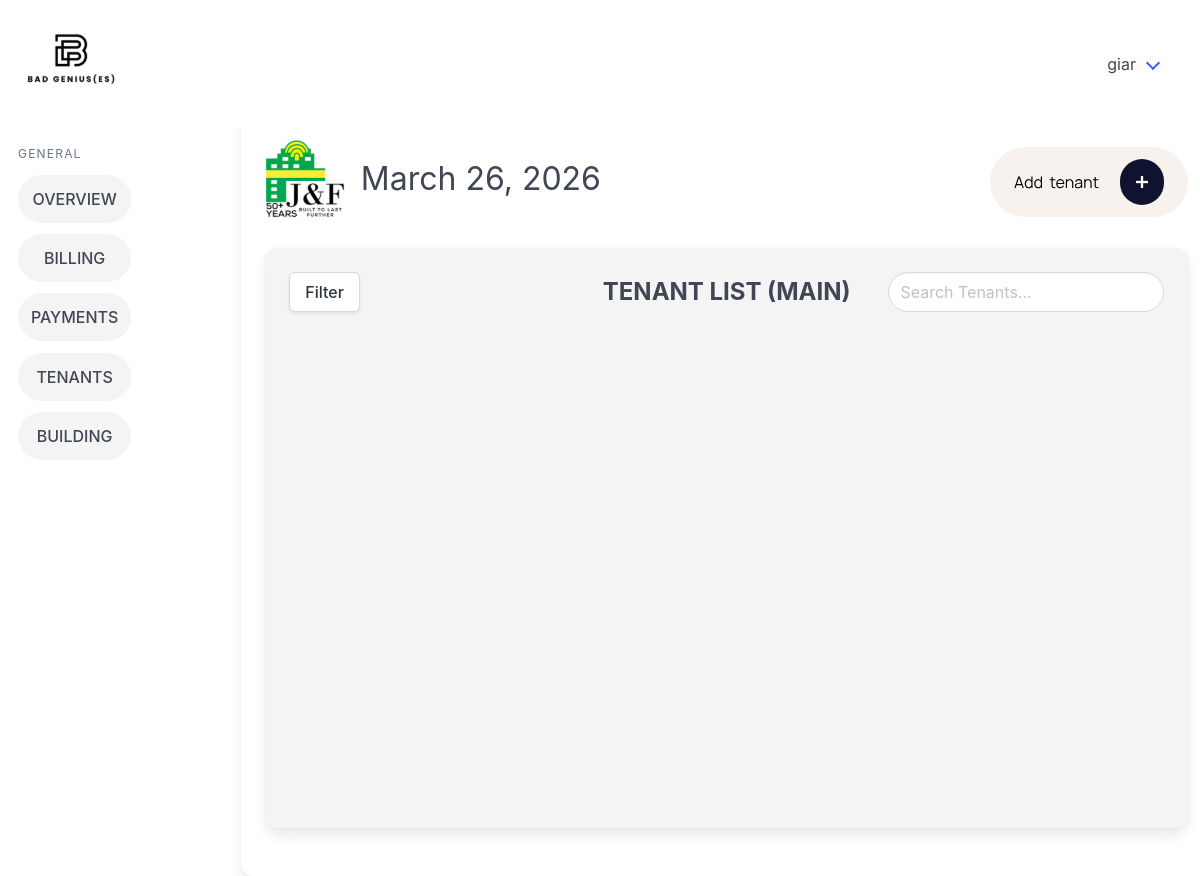
The app's page /tenants_main/ (signed in), older data.
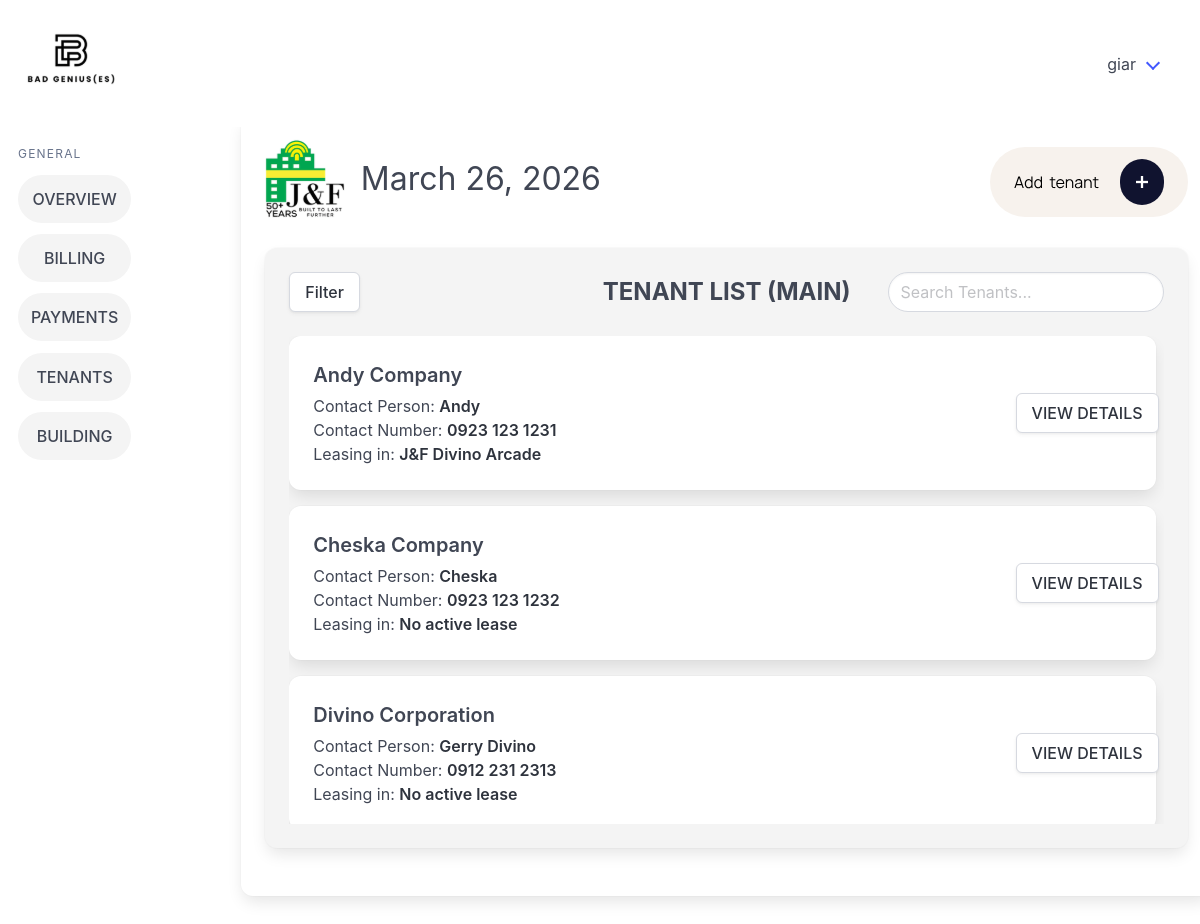
The same page, newer data.
### billingApp/models.py (models this page shows, shortened)
class Lease(models.Model):
    buildingName = models.ForeignKey(Building, on_delete=models.CASCADE)
    tenantName = models.ForeignKey(Tenant, on_delete=models.CASCADE)
    modified_by = models.ForeignKey("Account", on_delete=models.SET_NULL, null=True, blank=True, related_name="+")
    modified_at = models.DateTimeField(auto_now=True, null=True, blank=True)
    unitID = models.ForeignKey(Units, on_delete=models.CASCADE)
    rentAmount = models.DecimalField(max_digits=12, decimal_places=2)
    vatAmount = models.DecimalField(max_digits=12, decimal_places=2)
    signageFees = models.DecimalField(max_digits=12, decimal_places=2, null=True, blank=True)
    parkingFees = models.DecimalField(max_digits=12, decimal_places=2, null=True, blank=True)
    CONTRACT_CHOICES = [(6, "6 months"), (12, "12 months")]
    contractLength = models.PositiveSmallIntegerField(choices=CONTRACT_CHOICES)
    contractStart = models.DateField()
    contractEnd = models.DateField(null=True, blank=True)
    pastLease = models.BooleanField(default=False)
    class Meta:
        constraints = [
            models.UniqueConstraint(
                fields=["tenantName"],
                condition=Q(pastLease=False),
                name="unique_active_lease_per_tenant",
            ),
        ]

class Tenant(models.Model):
    companyName = models.CharField(max_length=100, null=True, blank=True)
    contactPerson = models.CharField(max_length=100)
    phoneNumber = models.CharField(max_length=12)
    email = models.CharField(max_length=50)
    modified_by = models.ForeignKey("Account", on_delete=models.SET_NULL, null=True, blank=True, related_name="+")
    modified_at = models.DateTimeField(auto_now=True, null=True, blank=True)
    objects = models.Manager

class Building(models.Model):
    buildingName = models.CharField(max_length=26, unique=True)
    signageCapacity = models.IntegerField(default=0)
    parkingCapacity = models.IntegerField(default=0)
    buildingAddress = models.CharField(max_length=50)
    modified_by = models.ForeignKey("Account", on_delete=models.SET_NULL, null=True, blank=True, related_name="+")
    modified_at = models.DateTimeField(auto_now=True, null=True, blank=True)
    objects = models.Manager

### billingApp/views.py (the view)
# urls.py: path('tenants_main/', views.tenants_main, name='tenants_main'),
@login_required
def tenants_main(request):
    building_filter = request.GET.get("building")
    lease_status_filter = request.GET.get("lease_status")
    tenant_objects = Tenant.objects.all().order_by('companyName', 'contactPerson')
    active_leases = Lease.objects.filter(pastLease=False).select_related('tenantName', 'buildingName')
    if building_filter:
        tenant_objects = tenant_objects.filter(
            lease__buildingName_id=building_filter,
            lease__pastLease=False
        ).distinct()
    if lease_status_filter == "active":
        tenant_objects = tenant_objects.filter(lease__pastLease=False).distinct()
    elif lease_status_filter == "none":
        tenant_objects = tenant_objects.exclude(lease__pastLease=False).distinct()
    lease_by_tenant_id = {lease.tenantName_id: lease for lease in active_leases}
    for t in tenant_objects:
        if not (t.companyName or "").strip():
            t.companyName_display = t.contactPerson
        else:
            t.companyName_display = t.companyName
        active_lease = lease_by_tenant_id.get(t.id)
        if active_lease:
            t.buildingName_display = active_lease.buildingName.buildingName
        else:
            t.buildingName_display = "No active lease"
    buildings = Building.objects.all()
    date_today = get_date_today()
    return render(
        request,
        'billingApp/tenants_main.html',
        {
            'tenants': tenant_objects,
            'date_today': date_today,
            'buildings': buildings,
            'selected_building': building_filter,
            'selected_lease_status': lease_status_filter,
        }
    )

### billingApp/views.py (called while the page is built)
def get_date_today():
    from datetime import datetime
    return datetime.now().strftime("%B %d, %Y")

### billingApp/templates/billingApp/tenants_main.html (shortened to what this page needs)
{% extends 'billingApp/base.html' %} {% load static %} {% block content %}
<div class="column is-3 pt-5 has-text-right">
  <a href="{% url 'add_tenant' %}">
  </a>
</div>
</div>
<div class="columns">
  <div class="column">
    <div class="card card2 tenant-panel">
      <div class="card-content tenant-panel-content">
        <div class="columns is-vcentered">
          <div class="column">
            <div class="dropdown" id="filterDropdown">
              <div class="dropdown-trigger">
                <button class="button" onclick="toggleFilter()" type="button">
                  Filter
                </button>
              </div>
            </div>
          </div>
          <div class="column">
            <h1 class="is-size-4 has-text-weight-bold has-text-centered">TENANT LIST (MAIN)</h1>
          </div>
          <div class="column has-text-right">
            <input id="searchInput" type="text" class="input searchInput" placeholder="Search Tenants..." />
          </div>
        </div>
        <div class="tenant-list-scroll">
          {% for t in tenants %}
          <div class="card mb-4">
            <div class="card-content">
              <div class="columns is-multiline is-vcentered">
                <div class="column">
                  <h2 class="is-size-5 has-text-weight-semibold mb-1">{{ t.companyName_display }}</h2>
                  <p class="is-size-6">Contact Person: <strong>{{ t.contactPerson }}</strong></p>
                  <p class="is-size-6">Contact Number: <strong>{{ t.phoneNumber }}</strong></p>
                  <p class="is-size-6">Leasing in: <strong class="building-name">{{ t.buildingName_display }}</strong></p>
                </div>
                <div class="column is-2 has-text-right">
                  <a href="{% url 'tenant_details' t.id %}" class="button">VIEW DETAILS</a>
                </div>
              </div>
            </div>
          </div>
          {% endfor %}
        </div>
      </div>
    </div>
  </div>
</div>
{% endblock %}

### billingApp/templates/billingApp/base.html (shortened to what this page needs)
{% load static %}
<!doctype html>
<html lang="en">
  <head>
    <link rel="stylesheet" href="{% static 'billingApp/css/style.css' %}" />
    <link rel="stylesheet" href="https://cdn.jsdelivr.net/npm/bulma@1.0.4/css/bulma.min.css" />
  </head>
  <body>
    <nav class="navbar p-5" role="navigation" aria-label="main navigation">
      <div class="navbar-brand">
        <a class="" href="{% url 'home_page' %}">
        </a>
      </div>
      <div id="navbarBasicExample" class="navbar-menu">
        <div class="navbar-end">
          <div class="navbar-item has-dropdown is-hoverable">
            <a class="navbar-link">{{ user.username }}</a>
          </div>
        </div>
      </div>
    </nav>
    <div class="columns">
      <aside class="menu">
        <p class="menu-label">General</p>
        <ul class="menu-list">
          <li><a href="{% url 'home_page' %}" class="sidebarItems button is-light is-rounded is-fullwidth">OVERVIEW</a></li>
          <li><a href="{% url 'billing_records_main' %}" class="sidebarItems button is-light is-rounded is-fullwidth">BILLING</a></li>
          <li><a href="{% url 'payments_main' %}" class="sidebarItems button is-light is-rounded is-fullwidth">PAYMENTS</a></li>
          <li><a href="{% url 'tenants_main' %}" class="sidebarItems button is-light is-rounded is-fullwidth">TENANTS</a></li>
          <li><a href="{% url 'buildings_main' %}" class="sidebarItems button is-light is-rounded is-fullwidth">BUILDING</a></li>
        </ul>
      </aside>
      {% block logo %}
      <div class="card card1">
        <div class="card-content">
          <div class="columns is-4">
            <div class="column is-1">
            </div>
            <div class="column">
              <h1 class="is-size-3 pt-4 pl-4">{{ date_today }}</h1>
            </div>
    {% endblock %} {% block content %} {% endblock %}
  </body>
</html>

### billingApp/static/billingApp/css/style.css (style rules this page uses)
.menu { position: sticky; display: inline-block; vertical-align: top; max-height: 100vh; overflow-y: auto; width: 200px; top: 0; bottom: 0; padding: 30px; }
.menu .menu-list li { margin-bottom: 0.7rem; }
.menu .menu-list li a { padding: 0.75rem 0.9rem; }
.card2 { background-color: #f4f4f4 !important; max-height: 600px !important; min-height: 500px !important; }
.card1 { margin-left: 80px !important; width: 1200px !important; }
.tenant-panel { height: calc(100vh - 220px); }
.tenant-panel-content { height: 100%; display: flex; flex-direction: column; }
.tenant-list-scroll { flex: 1; overflow-y: auto; padding-right: 8px; }
.searchInput { border-radius: 30px !important; }
.sidebarItems { background-color: #f4f4f4 !important; }

Row changes from the older to the newer data that the page shows:
added Lease: contractStart "March 26, 2026"
added Tenant: companyName_display "Andy Company", contactPerson "Andy", phoneNumber "0923 123 1231", buildingName_display "J&F Divino Arcade"
added Tenant: companyName_display "Cheska Company", contactPerson "Cheska", phoneNumber "0923 123 1232", buildingName_display "No active lease"
added Tenant: companyName_display "Divino Corporation", contactPerson "Gerry Divino", phoneNumber "0912 231 2313", buildingName_display "No active lease"
Text that changed along with them:
{{ date_today }}: "March 26, 2026" → (not shown)
